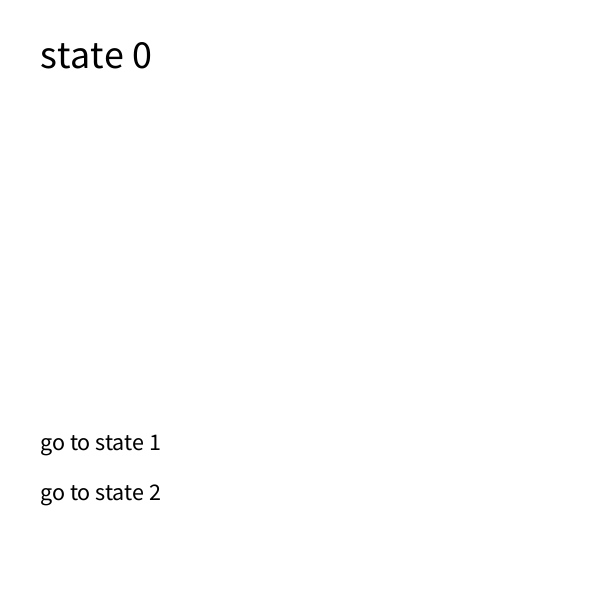
Frame 1 (no input)
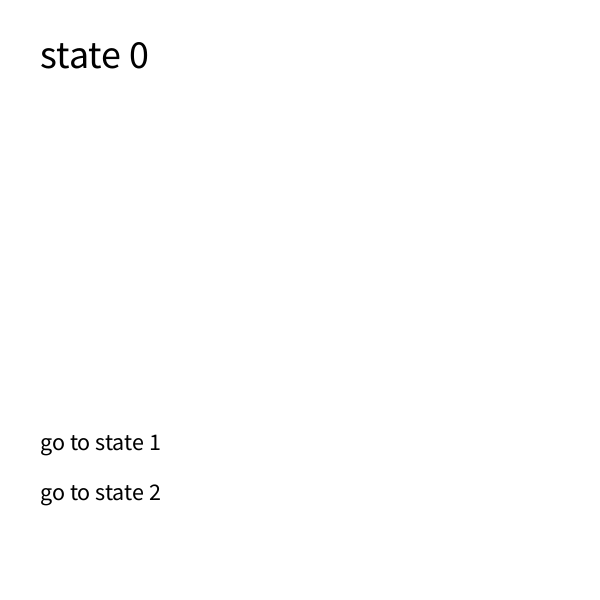
Frame 60 (the mouse pressed at the canvas centre just before this capture)
Frame 120 (the mouse held since frame 60 and released just before this capture): identical to frame 60, image omitted

The Processing sketch that drew these frames (run headless with seeded random() and noise(); from frame 60 on, the mouse is pressed at the canvas centre):

// Processing sketch: note
// ── note.pde
//state
//text to display for each screen (state representation)
//options to choose for each screen (state transitions)

//string for each text 
//string for each option

int state = 0;

String descriptions[] = {
  "state 0",
  "state 1",
  "state 2",
};

String [][] options = {
  {"go to state 1", "go to state 2"},
  {"go to state 0"},
  {"go to state 1", "go to state 0"},
};

int [][] optionTargets = {
  {1, 2},
  {0},
  {1, 0},
};


void setup() {
  size(600, 600);
}



void draw() {
  background(255);
  textSize(40);
  fill(0);
  text(descriptions[state], 40, 40, 400, 400);
  
  
  textSize(24);
  int i = 0;
  for(String option: options[state]) {
    text(option, 40, 450 + i *50);
    i++;
  }
}

void keyPressed() {
 //state = (state + 1) % descriptions.length; 
 //println(state);
 
 if(keyCode == 49) {
   state = optionTargets[state][0];
 }
 
 if(keyCode == 50) {
   state = optionTargets[state][1];
 }
 
  if(keyCode == 51) {
   state = optionTargets[state][2];
 }
}
